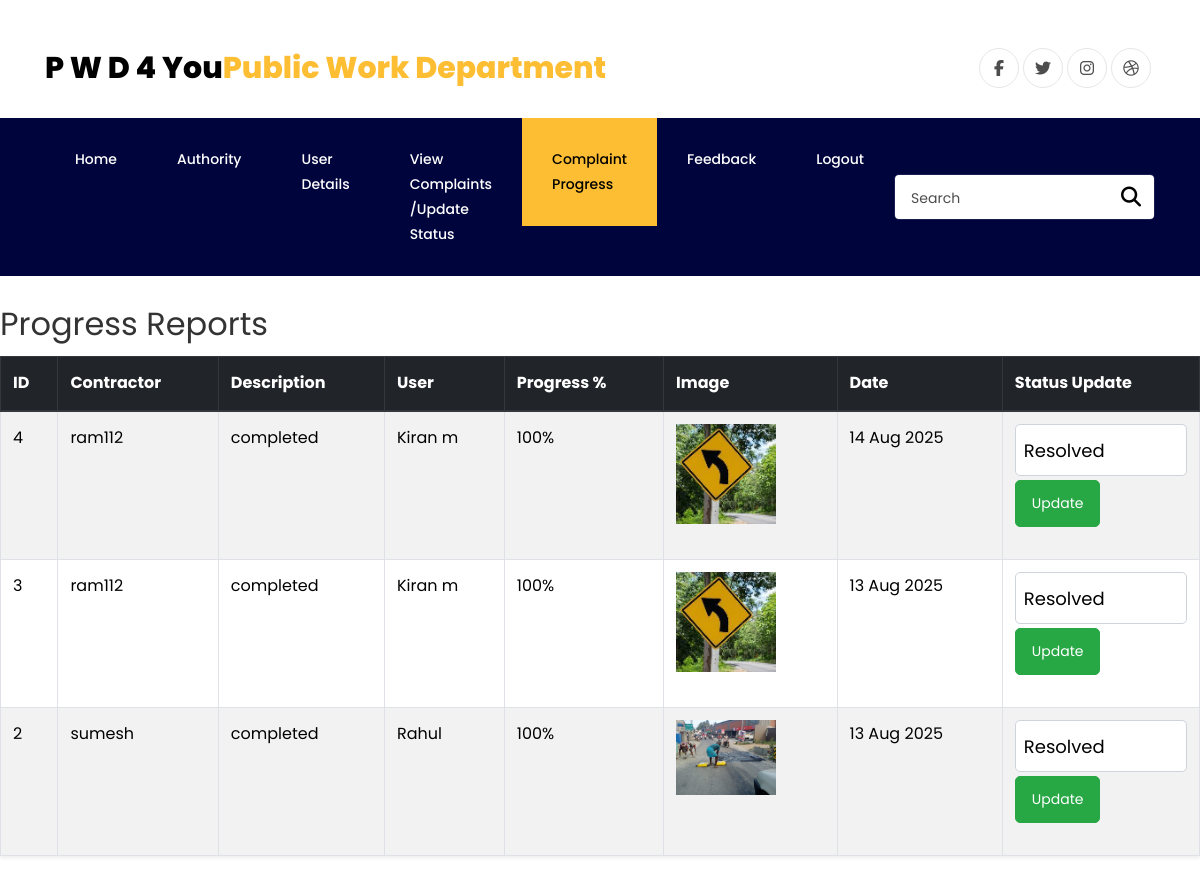
/progress_list (signed in), run on the app's committed database.
### app1/models.py (models this page shows)
class ProgressReport(models.Model):
    complaint = models.ForeignKey(Complaint, on_delete=models.CASCADE, null=True, blank=True)
    user_details = models.ForeignKey(user_reg, on_delete=models.CASCADE)
    contractor = models.ForeignKey(auth_reg, on_delete=models.CASCADE)
    description = models.TextField()
    progress_percent = models.PositiveIntegerField()
    image = models.ImageField(upload_to='progress/', blank=True, null=True)
    created_at = models.DateTimeField(auto_now_add=True)

class auth_reg(models.Model):
    CHOICES = (
        ('Approved', 'Approved'),
        ('Rejected', 'Rejected'),
    )
    section_choice=(
        ('Road','Road'),
        ('Buildings','Buildings'),
        ('Bridges','Bridges'),
        ('Signboard','Signboard'),
        ('Others','Others'),
    )
    SECTION_FEES = {
        'Road': 500,
        'Buildings': 1000,
        'Bridges': 1500,
        'Signboard': 300,
        'Others': 200,
    }
    name=models.CharField(max_length=15)
    Email=models.EmailField()
    auth_name=models.CharField(max_length=15)
    image=models.ImageField()
    uname=models.CharField(max_length=10)
    password=models.IntegerField()
    phone=models.IntegerField()
    status = models.CharField(max_length=10, choices=CHOICES, default='Rejected')
    section= models.CharField(max_length=20, choices=section_choice)

class user_reg(models.Model):
    CHOICES = (
        ('Approved', 'Approved'),
        ('Rejected', 'Rejected'),
    )
    Name=models.CharField(max_length=15)
    Email=models.EmailField()
    Username=models.CharField(max_length=15)
    Password=models.IntegerField()
    Phone=models.IntegerField()
    district = models.CharField(max_length=20)
    taluk = models.CharField(max_length=20)
    panchayat = models.CharField(max_length=20)
    ward = models.CharField(max_length=20)
    address = models.CharField(max_length=30)
    status = models.CharField(max_length=10, choices=CHOICES, default='Reject')

### app1/views.py (the view, shortened to what this page needs)
# urls.py: path('progress_list', views.progress_list, name='progress_list'),
def progress_list(request):
    if 'admin' not in request.session:
        return HttpResponse('Unauthorized', status=401)
    reports = ProgressReport.objects.all().order_by('-created_at')
    return render(request, 'progress_list.html', {'data': reports})

### template/progress_list.html (shortened to what this page needs)
{% extends 'base.html' %}
{% block content %}
{% load static %}
<head>
    <link rel="stylesheet" href="{% static 'https://stackpath.bootstrapcdn.com/font-awesome/4.7.0/css/font-awesome.min.css' %}">
    <link rel="stylesheet" href="{% static 'css/animate.css' %}">
    <link rel="stylesheet" href="{% static 'css/owl.carousel.min.css' %}">
    <link rel="stylesheet" href="{% static 'css/owl.theme.default.min.css' %}">
    <link rel="stylesheet" href="{% static 'css/magnific-popup.css' %}">
    <link rel="stylesheet" href="{% static 'css/ionicons.min.css' %}">
    <link rel="stylesheet" href="{% static 'css/flaticon.css' %}">
    <link rel="stylesheet" href="{% static 'css/icomoon.css' %}">
    <link rel="stylesheet" href="{% static 'css/style.css' %}">
  </head>
<div class="container pt-5">
			<div class="row justify-content-between">
				<div class="col">
					<a class="navbar-brand" href="index.html">P W D 4 You<span>Public Work Department </span></a>
				</div>
				<div class="col d-flex justify-content-end">
					<div class="social-media">
		    		<p class="mb-0 d-flex">
		    			<a href="#" class="d-flex align-items-center justify-content-center"><span class="fa fa-facebook"><i class="sr-only">Facebook</i></span></a>
		    			<a href="#" class="d-flex align-items-center justify-content-center"><span class="fa fa-twitter"><i class="sr-only">Twitter</i></span></a>
		    			<a href="#" class="d-flex align-items-center justify-content-center"><span class="fa fa-instagram"><i class="sr-only">Instagram</i></span></a>
		    			<a href="#" class="d-flex align-items-center justify-content-center"><span class="fa fa-dribbble"><i class="sr-only">Dribbble</i></span></a>
		    		</p>
	        </div>
				</div>
			</div>
		</div>
		<nav class="navbar navbar-expand-lg navbar-dark ftco_navbar bg-dark ftco-navbar-light" id="ftco-navbar">
	    <div class="container">
				<form action="#" class="searchform order-lg-last">
          <div class="form-group d-flex">
            <input type="text" class="form-control pl-3" placeholder="Search">
            <button type="submit" placeholder="" class="form-control search"><span class="fa fa-search"></span></button>
          </div>
        </form>
	      <div class="collapse navbar-collapse" id="ftco-nav">
	        <ul class="navbar-nav mr-auto">
                <li class="nav-item "><a href="{% url 'adminhome' %}" class="nav-link">Home</a></li>
	        	       	 <li class="nav-item "><a href="{% url 'add_workers' 0 %}" class="nav-link">Authority</a></li>
    <li class="nav-item"><a href="{% url 'user_data' %}" class="nav-link">User Details</a></li>
    <li class="nav-item"><a href="{% url 'complaint_list' %}" class="nav-link">View Complaints /Update Status</a></li>
    <li class="nav-item active"><a href="{% url 'progress_list' %}" class="nav-link">Complaint Progress</a></li>
    <li class="nav-item"><a href="{% url 'feedback_list' %}" class="nav-link">Feedback</a></li>
    <li class="nav-item"><a href="{% url 'logout' %}" class="nav-link">Logout</a></li>
	        </ul>
	      </div>
	    </div>
	  </nav>
    <h2>Progress Reports</h2>
    <table class="table table-bordered table-striped table-hover shadow-sm">
        <thead class="thead-dark">
            <tr>
                <th>ID</th>
                <th>Contractor</th>
                <th>Description</th>
                <th>User</th>
                <th>Progress %</th>
                <th>Image</th>
                <th>Date</th>
                <th>Status Update</th>
            </tr>
        </thead>
        <tbody>
            {% for r in data %}
            <tr>
                <td>{{ r.id }}</td>
                <td>{{ r.contractor.uname }}</td>
                <td>{{ r.description }}</td>
                <td>{{ r.user_details.Name }}</td>
                <td>{{ r.progress_percent }}%</td>
                <td>
                    {% if r.image %}
                        <img src="{{ r.image.url }}" alt="Progress Image" width="100">
                    {% else %}
                        —
                    {% endif %}
                </td>
                <td>{{ r.created_at|date:"d M Y" }}</td>
                <td>
                        <form method="post">
                        <select name="status" class="form-control form-control-sm mb-1">
                            <option value="Resolved" {% if r.complaint.status == 'Resolved' %}selected{% endif %}>Resolved</option>
                        </select>
                        <button type="submit" class="btn btn-sm btn-success">Update</button>
                    </form>
                </td>
            </tr>
            {% empty %}
            <tr>
                <td colspan="8" class="text-center text-muted">No reports available.</td>
            </tr>
            {% endfor %}
        </tbody>
    </table>
{% endblock %}

### template/base.html (shortened to what this page needs)
<!DOCTYPE html>
<html lang="en">
<head>
    <link href="https://cdn.jsdelivr.net/npm/bootstrap@5.3.1/dist/css/bootstrap.min.css" rel="stylesheet">
</head>
<body>
{% block content %}{% endblock %}
</body>
</html>

### data on the page
ProgressReport: id "4", contractor.uname "ram112", description "completed", user_details.Name "Kiran m", progress_percent "100", image (picture), created_at "14 Aug 2025", status "Resolved"
ProgressReport: id "3", contractor.uname "ram112", description "completed", user_details.Name "Kiran m", progress_percent "100", image (picture), created_at "13 Aug 2025", status "Resolved"
ProgressReport: id "2", contractor.uname "sumesh", description "completed", user_details.Name "Rahul", progress_percent "100", image (picture), created_at "13 Aug 2025", status "Resolved"
